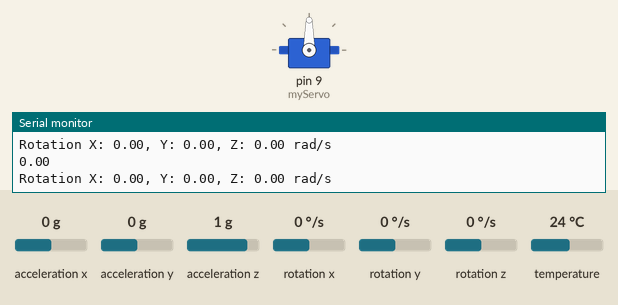
The sketch below on a simulated Arduino Leonardo, built with avr-gcc and run on an emulated ATmega32U4. On the bench: servo, the last lines printed to the serial monitor. The inputs (shaded band) are chosen by the test bench; at power-on: rotation x 0 °/s, acceleration x 0 g, acceleration y 0 g, acceleration z 1 g, rotation y 0 °/s, rotation z 0 °/s, temperature 24 °C.

Above: at 1.2 s.
1.3 s: rotation x set to -192 °/s
At 1.76 s:
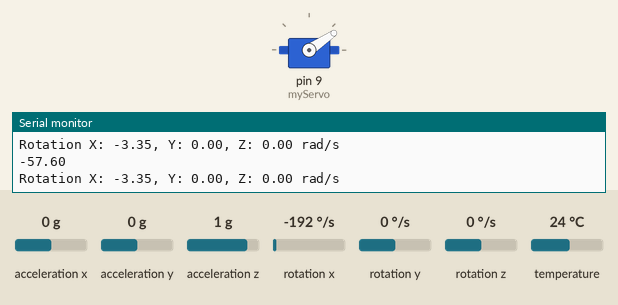
At 3.2 s:
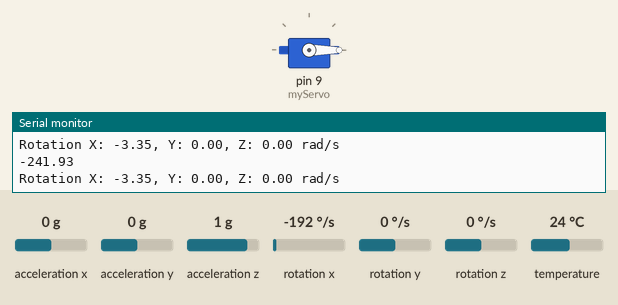
3.5 s: rotation x set to 192 °/s
At 6.4 s:
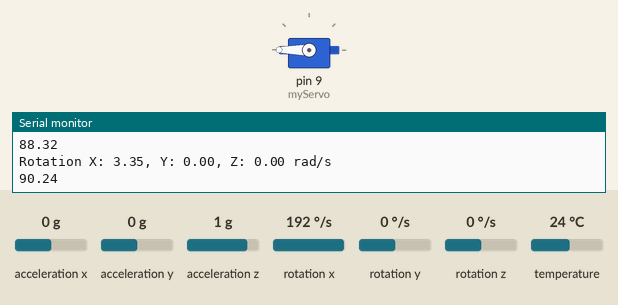
6.5 s: rotation x set to 161 °/s
9.5 s: rotation x set to 149 °/s
12.5 s: rotation x set to -100 °/s
15.5 s: rotation x set to 0 °/s
At 15.5 s:
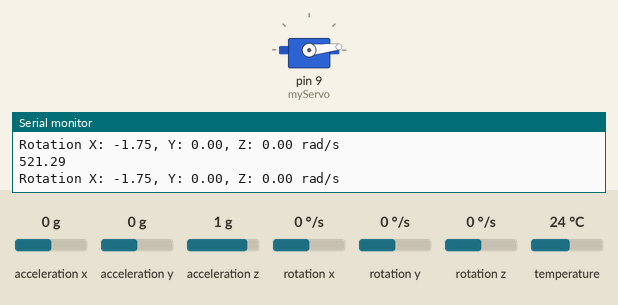
Timing chart, 0 to 18.0 s (numbered marks = the images above; inputs shaded):
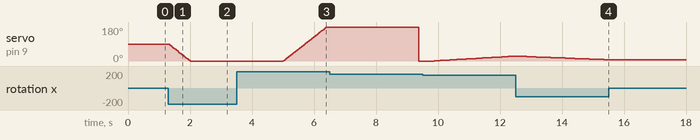

The sketch:

Gimbal_0.2.ino
```cpp
#include <Wire.h>
#include <Adafruit_MPU6050.h>
#include <Adafruit_Sensor.h>
#include <Servo.h>
Servo myServo;
float posX = 0;
int posIntX = 0;
float posY = 0;
int posIntY = 0;

Adafruit_MPU6050 mpu;

void setup(void){
  Serial.begin(115200);
  float angle = 0;

  myServo.attach(9);
  myServo.write(90);
  while (!Serial)
    delay(10); // will pause Zero, Leonardo, etc until serial console opens

  Serial.println("Adafruit MPU6050 test!");

  // Try to initialize!
  if (!mpu.begin()) {
    Serial.println("Failed to find MPU6050 chip");
    while (1) {
      delay(10);
    }
  }

  mpu.setAccelerometerRange(MPU6050_RANGE_8_G);
  Serial.print("Accelerometer range set to: ");
  switch (mpu.getAccelerometerRange()) {
  case MPU6050_RANGE_2_G:
    Serial.println("+-2G");
    break;
  case MPU6050_RANGE_4_G:
    Serial.println("+-4G");
    break;
  case MPU6050_RANGE_8_G:
    Serial.println("+-8G");
    break;
  case MPU6050_RANGE_16_G:
    Serial.println("+-16G");
    break;
  }


  mpu.setGyroRange(MPU6050_RANGE_500_DEG);
  Serial.print("Gyro range set to: ");
  switch (mpu.getGyroRange()) {
  case MPU6050_RANGE_250_DEG:
    Serial.println("+- 250 deg/s");
    break;
  case MPU6050_RANGE_500_DEG:
    Serial.println("+- 500 deg/s");
    break;
  case MPU6050_RANGE_1000_DEG:
    Serial.println("+- 1000 deg/s");
    break;
  case MPU6050_RANGE_2000_DEG:
    Serial.println("+- 2000 deg/s");
    break;
  }

  mpu.setFilterBandwidth(MPU6050_BAND_21_HZ);
  Serial.print("Filter bandwidth set to: ");
  switch (mpu.getFilterBandwidth()) {
  case MPU6050_BAND_260_HZ:
    Serial.println("260 Hz");
    break;
  case MPU6050_BAND_184_HZ:
    Serial.println("184 Hz");
    break;
  case MPU6050_BAND_94_HZ:
    Serial.println("94 Hz");
    break;
  case MPU6050_BAND_44_HZ:
    Serial.println("44 Hz");
    break;
  case MPU6050_BAND_21_HZ:
    Serial.println("21 Hz");
    break;
  case MPU6050_BAND_10_HZ:
    Serial.println("10 Hz");
    break;
  case MPU6050_BAND_5_HZ:
    Serial.println("5 Hz");
    break;
  }
}

void loop(){
 /* Get new sensor events with the readings */
  sensors_event_t a, g, temp;
  mpu.getEvent(&a, &g, &temp);
  posX = posX + g.gyro.x*0.01*(180/3.1415);
  posIntX = int(posX+90);
  posY = posY + g.gyro.y*0.01*(180/3.1415);
  posIntY = int(posY+90);
  myServo.write(posIntX);
  Serial.print(posX);
  Serial.print("\nRotation X: ");
  Serial.print(g.gyro.x);
  Serial.print(", Y: ");
  Serial.print(g.gyro.y);
  Serial.print(", Z: ");
  Serial.print(g.gyro.z);
  Serial.println(" rad/s");
  delay(10); //this needs to be changed on the real thing. Don't use delay, use internal clock
}
```

Measured:
- after the input at 1.3 s, servo on pin 9 (myServo): moves from 90° to 0° over 0.69 s, starting at once
- after the input at 3.5 s, servo on pin 9 (myServo): moves from 0° to 180° over 1.4 s, starting after 1.5 s
- after the input at 15.5 s, servo on pin 9 (myServo): stops changing and stays 6°
